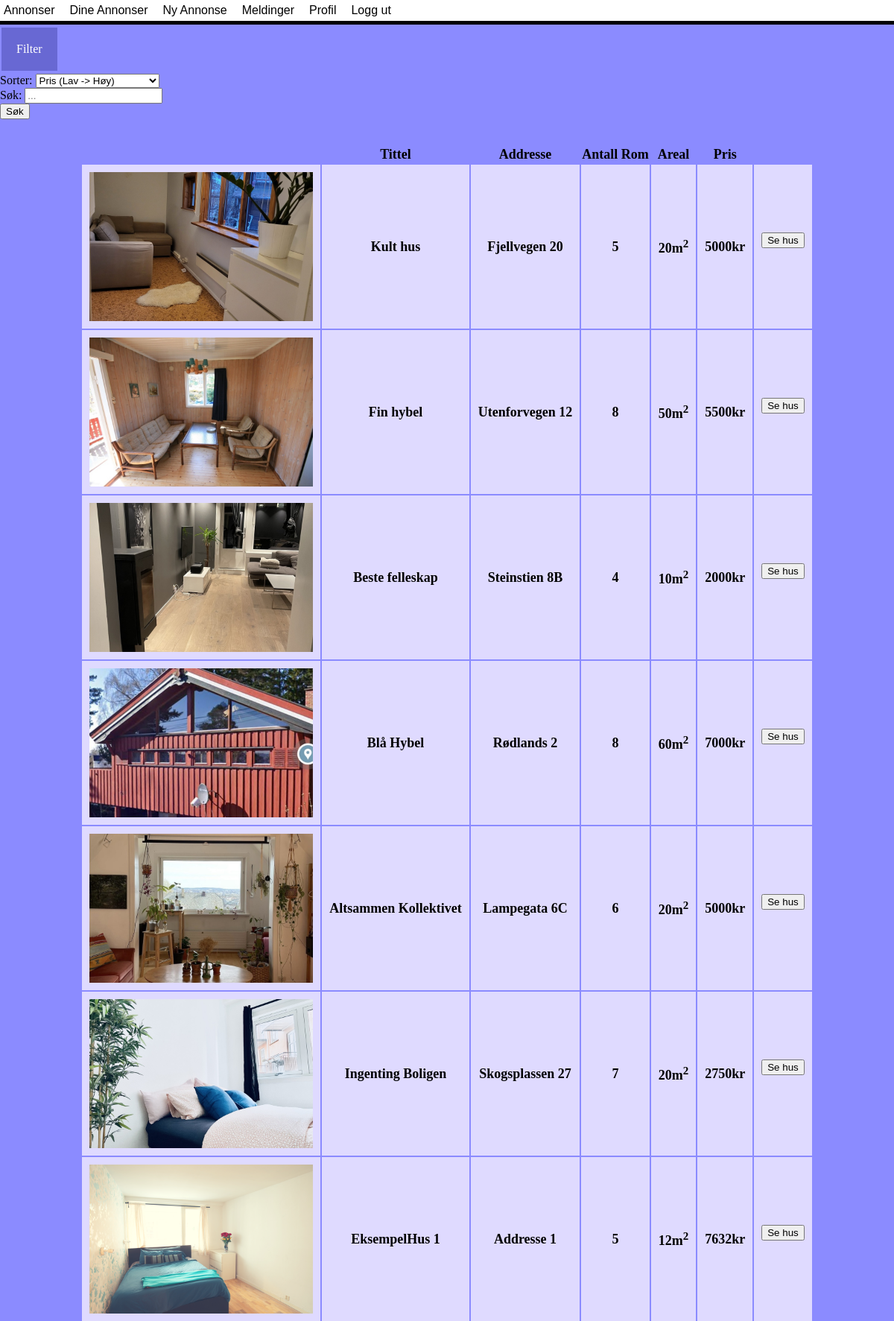
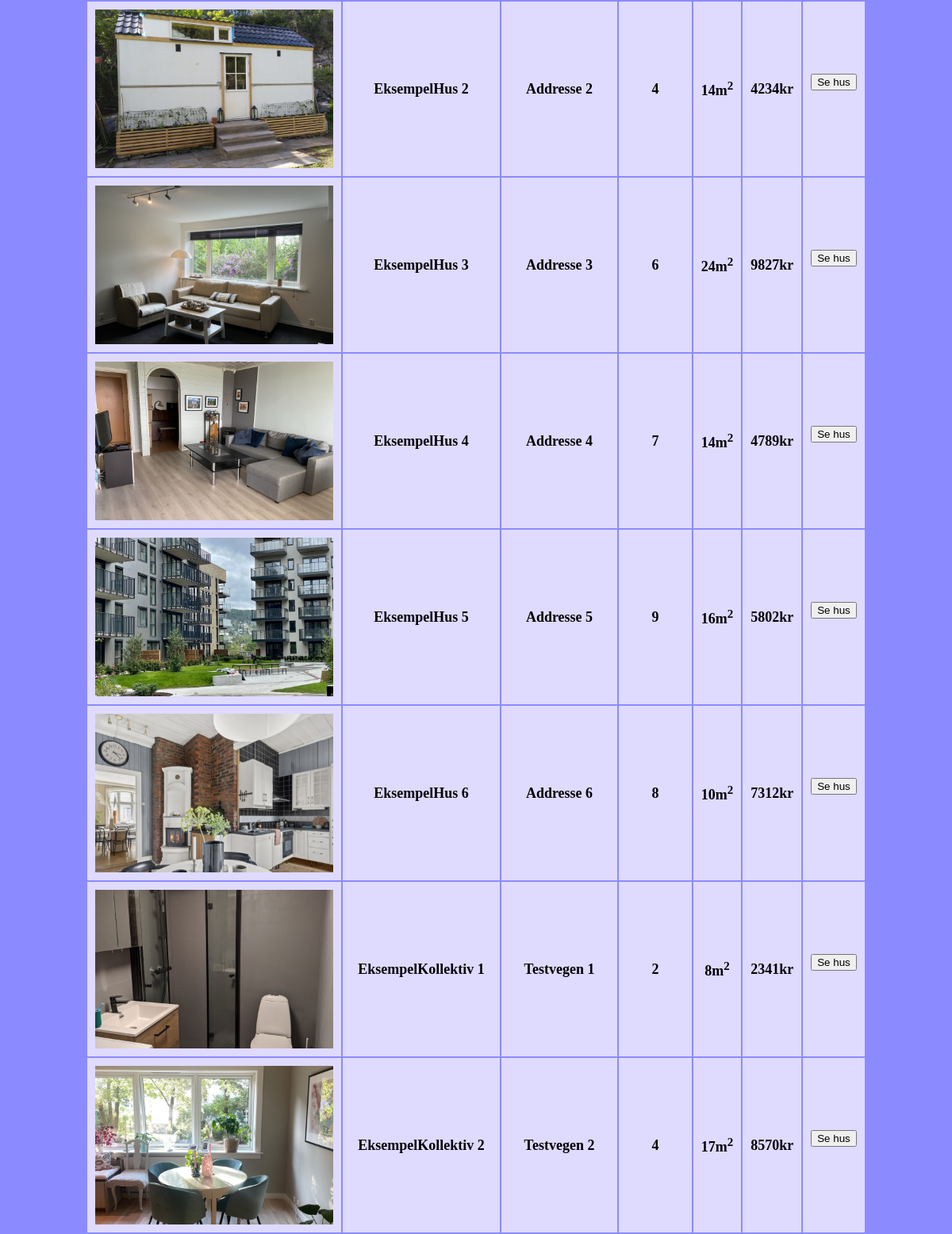
Page /Pages/Listings.php (signed in, upper part) on the committed database (2 pictures, top to bottom).
### tables this page shows
CREATE TABLE listingImages (
    listingImgID INT NOT NULL AUTO_INCREMENT,
    listingImgDesc VARCHAR(64),
    listingImgType VARCHAR(10),
    listingID INT NOT NULL,
    listingMainImg TINYINT NOT NULL DEFAULT 0,
    PRIMARY KEY (listingImgID),
    FOREIGN KEY (listingID) references Listings(listingID) ON DELETE CASCADE
);

CREATE TABLE listings (
    listingID INT NOT NULL AUTO_INCREMENT,
    listingTitle VARCHAR(45) NOT NULL,
    listingDesc VARCHAR(1000) NOT NULL,
    listingAddress VARCHAR(100) NOT NULL,
    listingRooms INT NOT NULL,
    listingType VARCHAR(45) NOT NULL,
    listingPrice INT NOT NULL,
    listingArea INT NOT NULL,
    petAllowed TINYINT NOT NULL DEFAULT 0,
    hasParking TINYINT NOT NULL DEFAULT 0,
    hasShed TINYINT NOT NULL DEFAULT 0,
    isFurnished TINYINT NOT NULL DEFAULT 0,
    hasAppliances TINYINT NOT NULL DEFAULT 0,
    hasBalcony TINYINT NOT NULL DEFAULT 0,
    hasGarden TINYINT NOT NULL DEFAULT 0,
    wcFriendly TINYINT NOT NULL DEFAULT 0,
    incElectricity TINYINT NOT NULL DEFAULT 0,
    incWifi TINYINT NOT NULL DEFAULT 0,
    canSmoke TINYINT NOT NULL DEFAULT 0,
    forMen TINYINT NOT NULL DEFAULT 0,
    forWomen TINYINT NOT NULL DEFAULT 0,
    userID INT NOT NULL,
    PRIMARY KEY (listingID),
    FOREIGN KEY (userID) references user(userID) ON DELETE CASCADE
);

### Pages/Listings.php (the view, shortened to what this page needs)
<?php
include_once "../Utilities/DatabaseConnection.php";
include_once "../Utilities/Header.php";
if (!isset($_POST['submit'])) {
    $queryTest = "SELECT * FROM listings INNER JOIN listingimages ON listings.listingID=listingimages.listingID WHERE listingimages.listingMainImg = 1";
    $result = mysqli_query($connection, $queryTest);
}
?>
<html lang="NO">
<head>
    <link rel="stylesheet" href="../css/Listings.css">
</head>
<body>
<section>
    <form method="post" action="">
        <div class="dropdown">
        <span>Filter</span>
        </div>
        <div>
        <label for='sort'>Sorter: </label>
        <select name="sort" id="sort">
            <option value="priceSortLow">Pris (Lav -> Høy)</option>
        </select><br>
        </div>
        <div>
        Søk: <input type="text" name="search" placeholder="..."><br>
        <input type="submit" name="submit" value="Søk">
        </div>
    </form>
    <table>
        <tr>
            <th></th>
            <th>Tittel</th>
            <th>Addresse</th>
            <th>Antall Rom</th>
            <th>Areal</th>
            <th>Pris</th>
            <th></th>
        </tr>
        <?php
        while($rows=$result->fetch_assoc())
        {
            echo"
            <tr class='listingLine'>
                <td> <img src='../images/" . $rows['listingImgID'] . "." . $rows['listingImgType'] . "'width='300' height='200'>  </img></td>
                <td>" . $rows['listingTitle'] . "</td>
                <td>" . $rows['listingAddress'] . "</td>
                <td>" . $rows['listingRooms'] . "</td>
                <td>" . $rows['listingArea'] . "m<sup>2</sup>" . "</td>
                <td>" . $rows['listingPrice'] . "kr" . "</td>
                <td><form action='ListingDetails.php' method='get'><button type='submit' name='listingID' value='" . $rows['listingID'] ."'>Se hus</button></form></td>
                </tr>
                ";
        }
        ?>
    </table>
</section>
</body>
</html>

### css/Header.css (style rules this page uses)
body { background-color: #8b8bff; margin: 0; padding: 0; }

### css/Listings.css (style rules this page uses)
table { margin: 0 auto; font-size: large; border: 0px solid black; }
td { background-color: #dfdaff; font-weight: bold; border: 0px solid black; padding: 10px; text-align: center; }
.dropdown { background-color: #6868d3; border: none; color: white; padding: 20px; text-align: left; text-decoration: none; display: inline-block; font-size: 16px; margin: 4px 2px; }

### rows in the picture
listingimages: shows a picture, listingID.listingTitle "Kult hus", listingID.listingAddress "Fjellvegen 20", listingID.listingRooms "5", listingID.listingArea "20", listingID.listingPrice "5000"
listingimages: shows a picture, listingID.listingTitle "Fin hybel", listingID.listingAddress "Utenforvegen 12", listingID.listingRooms "8", listingID.listingArea "50", listingID.listingPrice "5500"
listingimages: shows a picture, listingID.listingTitle "Beste felleskap", listingID.listingAddress "Steinstien 8B", listingID.listingRooms "4", listingID.listingArea "10", listingID.listingPrice "2000"
listingimages: shows a picture, listingID.listingTitle "Blå Hybel", listingID.listingAddress "Rødlands 2", listingID.listingRooms "8", listingID.listingArea "60", listingID.listingPrice "7000"
listingimages: shows a picture, listingID.listingTitle "Altsammen Kollektivet", listingID.listingAddress "Lampegata 6C", listingID.listingRooms "6", listingID.listingArea "20", listingID.listingPrice "5000"
listingimages: shows a picture, listingID.listingTitle "Ingenting Boligen", listingID.listingAddress "Skogsplassen 27", listingID.listingRooms "7", listingID.listingArea "20", listingID.listingPrice "2750"
listingimages: shows a picture, listingID.listingTitle "EksempelHus 1", listingID.listingAddress "Addresse 1", listingID.listingRooms "5", listingID.listingArea "12", listingID.listingPrice "7632"
listingimages: shows a picture, listingID.listingTitle "EksempelHus 2", listingID.listingAddress "Addresse 2", listingID.listingRooms "4", listingID.listingArea "14", listingID.listingPrice "4234"
listingimages: shows a picture, listingID.listingTitle "EksempelHus 3", listingID.listingAddress "Addresse 3", listingID.listingRooms "6", listingID.listingArea "24", listingID.listingPrice "9827"
listingimages: shows a picture, listingID.listingTitle "EksempelHus 4", listingID.listingAddress "Addresse 4", listingID.listingRooms "7", listingID.listingArea "14", listingID.listingPrice "4789"
listingimages: shows a picture, listingID.listingTitle "EksempelHus 5", listingID.listingAddress "Addresse 5", listingID.listingRooms "9", listingID.listingArea "16", listingID.listingPrice "5802"
listingimages: shows a picture, listingID.listingTitle "EksempelHus 6", listingID.listingAddress "Addresse 6", listingID.listingRooms "8", listingID.listingArea "10", listingID.listingPrice "7312"
listingimages: shows a picture, listingID.listingTitle "EksempelKollektiv 1", listingID.listingAddress "Testvegen 1", listingID.listingRooms "2", listingID.listingArea "8", listingID.listingPrice "2341"
listingimages: shows a picture, listingID.listingTitle "EksempelKollektiv 2", listingID.listingAddress "Testvegen 2", listingID.listingRooms "4", listingID.listingArea "17", listingID.listingPrice "8570"
